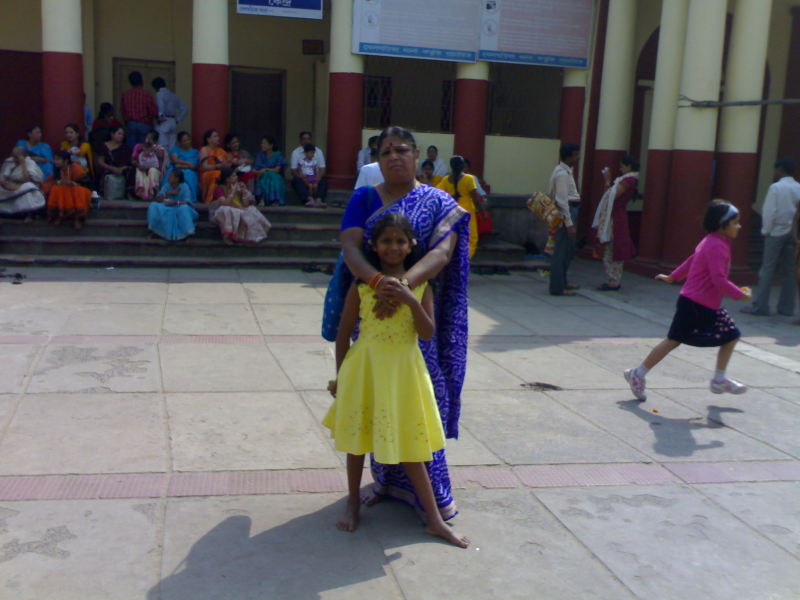
#> input picture pic.jpg, 1600 x 1200 px, given in place of the camera (shown at 1/2 size)
$ jupyter execute OPENCV-DAY3-ASSIGNMENT.ipynb   (older library calls are emulated)
#> lines starting #> are read from the running program, lines starting #| are printed output that depends on the picture; after the words box and inside, x2 and y2 are one past the last pixel; in counts of white or black regions, pixels touching at a corner belong together
[cell 1]
#LIVE SKETCHER
import cv2
cap = cv2.VideoCapture(0)

while True:
    ret, frame = cap.read()
#> frame is the input picture: shape (1200, 1600, 3); mean B, G, R 108, 105.4, 107
    cv2.imshow('frame',frame)
    gray = cv2.cvtColor(frame, cv2.COLOR_BGR2GRAY)
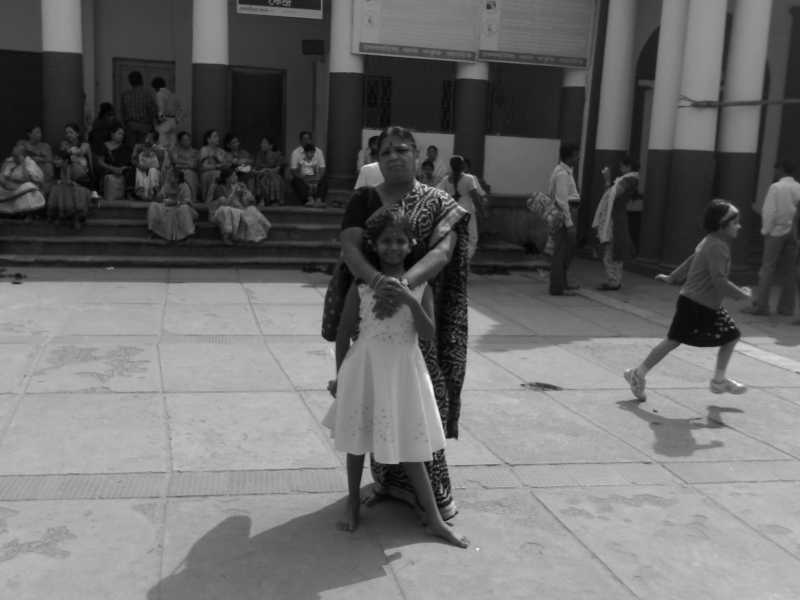
#> gray: shape (1200, 1600) (shown at 1/2 size); min 1, max 255, mean 106.2
    blur = cv2.GaussianBlur(gray , (5,5), 0)
    edge = cv2.Canny(blur, 70, 110)
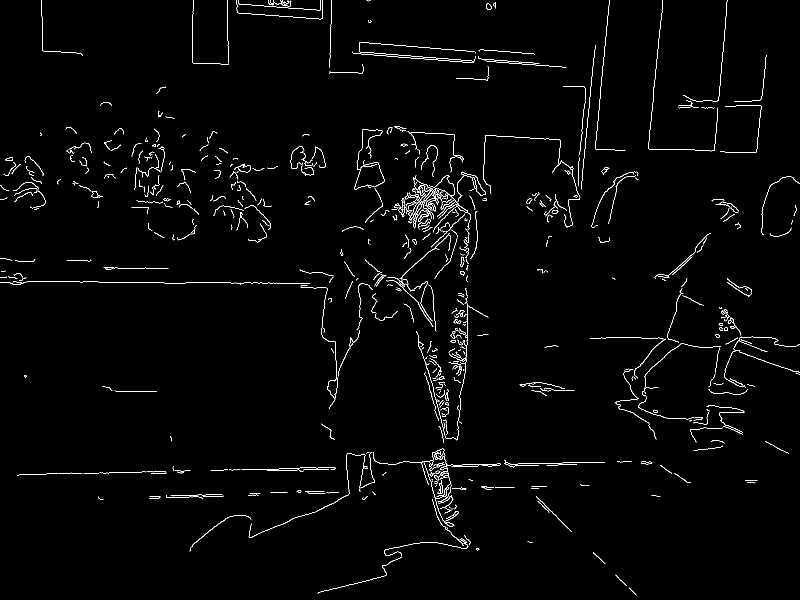
#> edge: shape (1200, 1600) (shown at 1/2 size); 1.6% white in thin lines or dots
    ret, thresh = cv2.threshold(edge, 170, 255, cv2.THRESH_BINARY_INV)
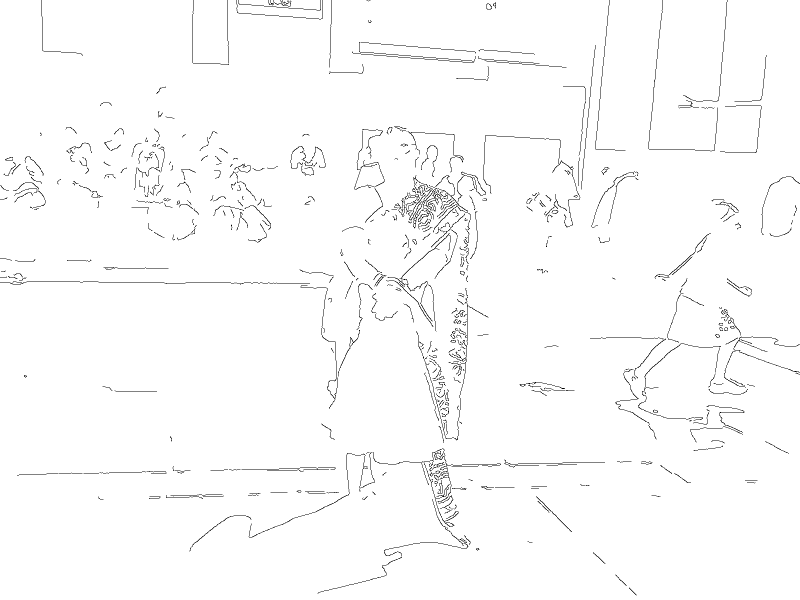
#> thresh: shape (1200, 1600) (shown at 1/2 size); 98.4% white; black in thin lines or dots
    cv2.imshow('thresh',thresh)
    if cv2.waitKey(33) == 27:
#> (key Esc is pressed here)
        break;
cap.release()
cv2.destroyAllWindows()

[cell 2]
import cv2
image=cv2.imread('C:/Users/Harshitha/Desktop/opencv workshop/dino.jpg',0)
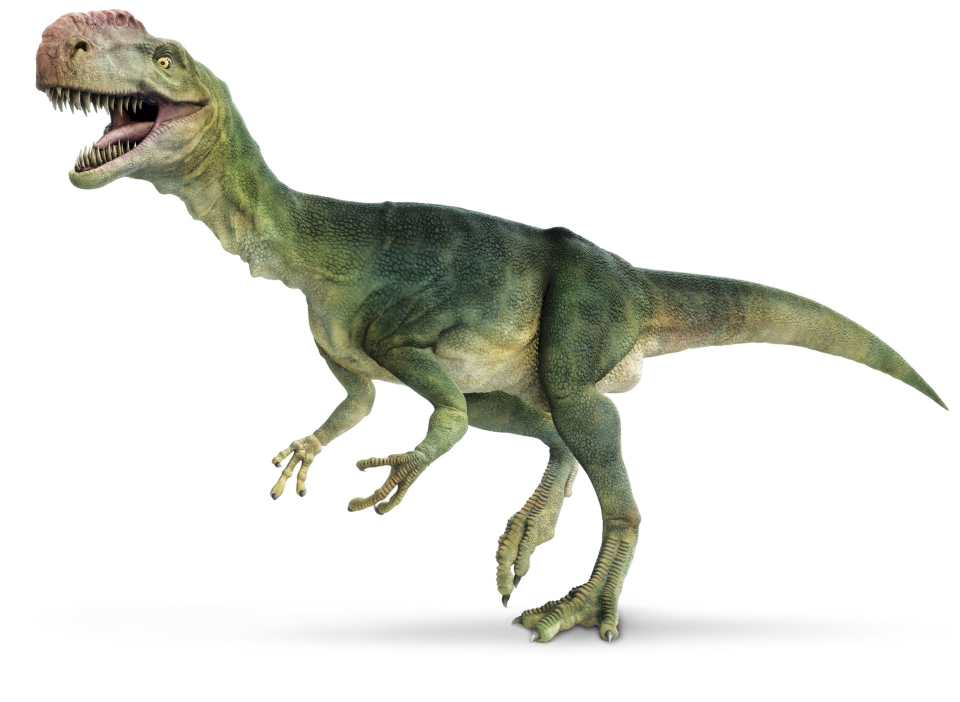
#> input picture dino.jpg, 1920 x 1403 px, found by its file name (shown at 1/2 size)
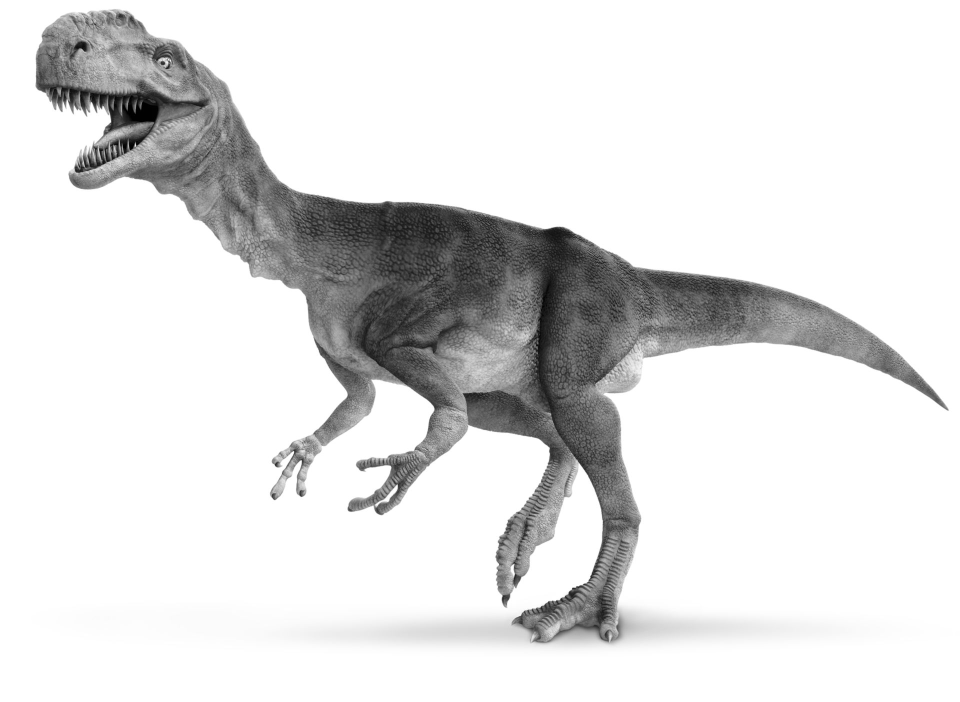
#> image: shape (1403, 1920) (shown at 1/2 size); min 0, max 255, mean 224.7
img=cv2.resize(image,(400,400))
gaussian = cv2.GaussianBlur(img.copy(), (9,9), 0)
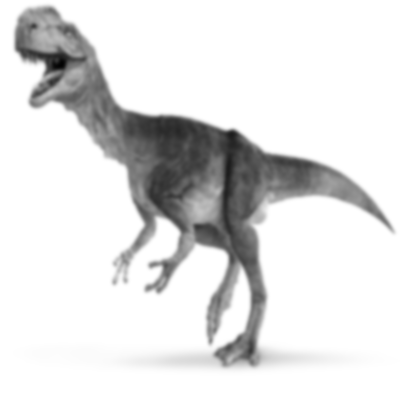
#> gaussian: shape (400, 400); min 2, max 255, mean 224.6
edge = cv2.Canny(gaussian,100, 70)
#> edge: shape (400, 400); 2.2% white in thin lines or dots, all inside (x1, y1, x2, y2) = (14, 6, 395, 367)

cv2.imshow('image',edge)
cv2.waitKey(0)
cv2.destroyAllWindows()

[cell 3]
import cv2
hand_img=cv2.imread('C:/Users/Harshitha/Desktop/opencv workshop/hand.png',0)
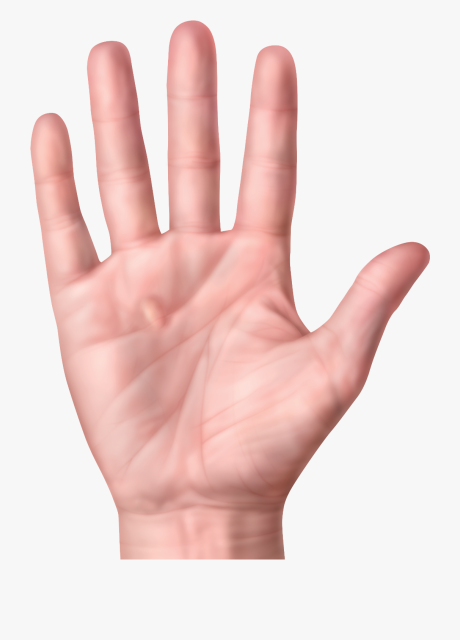
#> input picture hand.png, 920 x 1280 px, found by its file name (shown at 1/2 size)
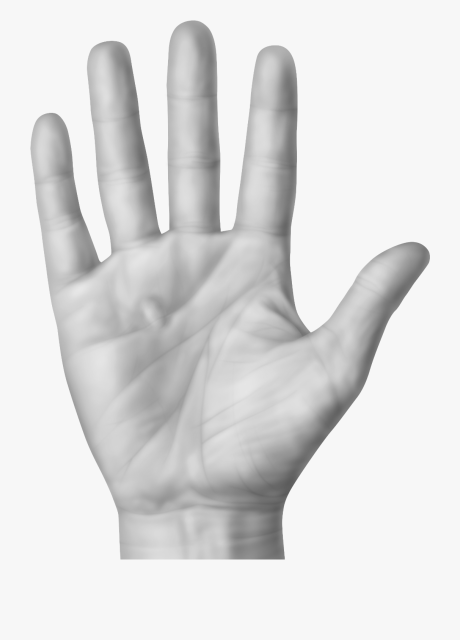
#> hand_img: shape (1280, 920) (shown at 1/2 size); min 90, max 247, mean 221.9
img_1=cv2.resize(hand_img,(400,400))
blurred=cv2.GaussianBlur(img_1,(11,11),0)
edged=cv2.Canny(blurred,30,150)
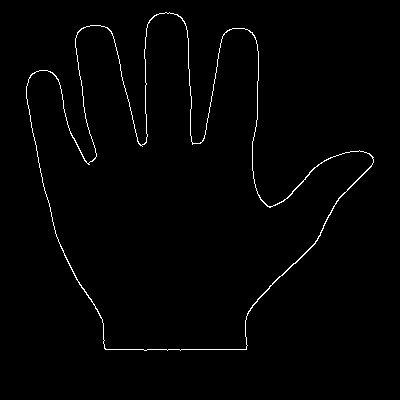
#> edged: shape (400, 400); 1.3% white in thin lines or dots, all inside (x1, y1, x2, y2) = (26, 12, 374, 351)
#cv2.imshow('canny',edged)
_,cnts,hierachy=cv2.findContours(edged.copy(),cv2.RETR_EXTERNAL,cv2.CHAIN_APPROX_SIMPLE)
#> cnts = 1 contour; box (x1, y1, x2, y2) and area: (26, 12, 374, 351) 63287
print("I found {} curves in the image".format(len(cnts)))
#| I found 1 curves in the image
hands=img_1.copy()
cv2.drawContours(hands,cnts,-1,(0,255,0),2)
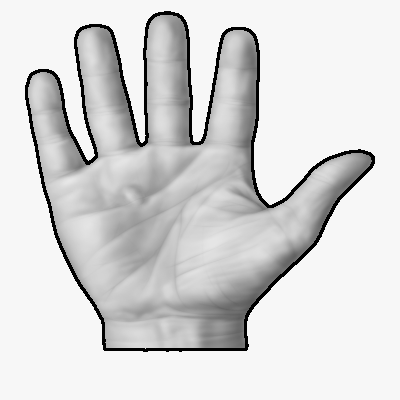
#> hands: shape (400, 400); min 0, max 247, mean 214
cv2.imshow('hands',hands)
cv2.waitKey(0)
cv2.destroyAllWindows()
